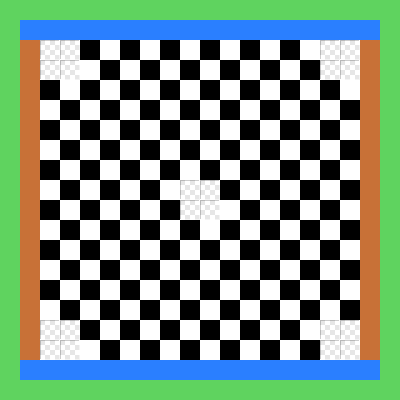

Tiled map render using the project's own tile images. Description and the map definition, with tile-layer contents summarised, below:
An orthogonal 20x20 tile map with 20x20 px tiles, 2 tile layers (Capa de Patrones 1, Capa de patrones 2).

<map version="1.0" orientation="orthogonal" renderorder="right-down" width="20" height="20" tilewidth="20" tileheight="20" nextobjectid="1">
 <tileset firstgid="1" name="tileset_001" tilewidth="20" tileheight="20" tilecount="48">
  <image source="../../images/tileset_001.png" width="160" height="120" />
 </tileset>
 <layer name="Capa de Patrones 1" width="20" height="20">
  <data>[400 cells, 400 non-empty, 4 distinct tile ids]</data>
 </layer>
 <layer name="Capa de patrones 2" width="20" height="20">
  <data>[400 cells, 164 non-empty, 7 distinct tile ids]</data>
 </layer>
</map>